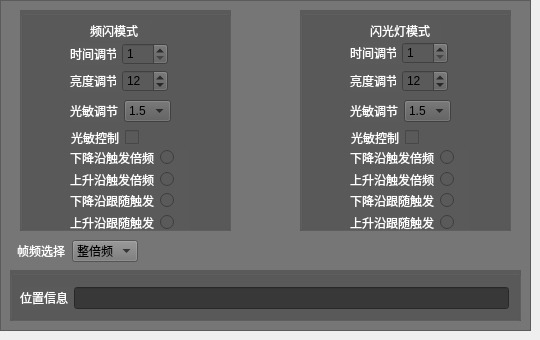
    <widget class="QWidget" name="tab_6">
     <attribute name="title">
      <string>新设备</string>
     </attribute>
     <widget class="QFrame" name="frame_2">
      <property name="geometry">
       <rect>
        <x>0</x>
        <y>0</y>
        <width>531</width>
        <height>331</height>
       </rect>
      </property>
      <property name="styleSheet">
       <string notr="true">background-color: rgb(118, 118, 118);</string>
      </property>
      <property name="frameShape">
       <enum>QFrame::StyledPanel</enum>
      </property>
      <property name="frameShadow">
       <enum>QFrame::Raised</enum>
      </property>
      <widget class="QGroupBox" name="groupBox_4">
       <property name="geometry">
        <rect>
         <x>20</x>
         <y>10</y>
         <width>211</width>
         <height>221</height>
        </rect>
       </property>
       <property name="styleSheet">
        <string notr="true">background-color: rgb(90, 90, 90);</string>
       </property>
       <property name="title">
        <string/>
       </property>
       <widget class="QLabel" name="lblFreq_2">
        <property name="geometry">
         <rect>
          <x>70</x>
          <y>10</y>
          <width>61</width>
          <height>21</height>
         </rect>
        </property>
        <property name="styleSheet">
         <string notr="true">color: rgb(255, 255, 255);</string>
        </property>
        <property name="text">
         <string>频闪模式</string>
        </property>
       </widget>
       <widget class="QWidget" name="layoutWidget">
        <property name="geometry">
         <rect>
          <x>51</x>
          <y>120</y>
          <width>69</width>
          <height>16</height>
         </rect>
        </property>
        <layout class="QHBoxLayout" name="horizontalLayout_11">
         <item>
          <widget class="QLabel" name="label_21">
           <property name="styleSheet">
            <string notr="true">color: rgb(255, 255, 255);</string>
           </property>
           <property name="text">
            <string>光敏控制</string>
           </property>
          </widget>
         </item>
         <item>
          <widget class="QCheckBox" name="chkLightSensitiveFreq">
           <property name="text">
            <string/>
           </property>
          </widget>
         </item>
        </layout>
       </widget>
       <widget class="QWidget" name="layoutWidget">
        <property name="geometry">
         <rect>
          <x>50</x>
          <y>90</y>
          <width>101</width>
          <height>22</height>
         </rect>
        </property>
        <layout class="QHBoxLayout" name="horizontalLayout_10">
         <item>
          <widget class="QLabel" name="label_19">
           <property name="styleSheet">
            <string notr="true">color: rgb(255, 255, 255);</string>
           </property>
           <property name="text">
            <string>光敏调节</string>
           </property>
          </widget>
         </item>
         <item>
          <widget class="QComboBox" name="cbLightSensitiveFreq">
           <item>
            <property name="text">
             <string>1.5</string>
            </property>
           </item>
           <item>
            <property name="text">
             <string>1.6</string>
            </property>
           </item>
           <item>
            <property name="text">
             <string>1.8</string>
            </property>
           </item>
           <item>
            <property name="text">
             <string>2.0</string>
            </property>
           </item>
           <item>
            <property name="text">
             <string>2.2</string>
            </property>
           </item>
           <item>
            <property name="text">
             <string>2.4</string>
            </property>
           </item>
           <item>
            <property name="text">
             <string>2.6</string>
            </property>
           </item>
           <item>
            <property name="text">
             <string>2.8</string>
            </property>
           </item>
           <item>
            <property name="text">
             <string>3.0</string>
            </property>
           </item>
          </widget>
         </item>
        </layout>
       </widget>
       <widget class="QWidget" name="layoutWidget">
        <property name="geometry">
         <rect>
          <x>50</x>
          <y>33</y>
          <width>98</width>
          <height>22</height>
         </rect>
        </property>
        <layout class="QHBoxLayout" name="horizontalLayout_8">
         <item>
          <widget class="QLabel" name="label_13">
           <property name="styleSheet">
            <string notr="true">color: rgb(255, 255, 255);</string>
           </property>
           <property name="text">
            <string>时间调节</string>
           </property>
          </widget>
         </item>
         <item>
          <widget class="QSpinBox" name="spFreqTimeNew">
           <property name="minimum">
            <number>1</number>
           </property>
           <property name="maximum">
            <number>100</number>
           </property>
          </widget>
         </item>
        </layout>
       </widget>
       <widget class="QWidget" name="layoutWidget">
        <property name="geometry">
         <rect>
          <x>50</x>
          <y>60</y>
          <width>98</width>
          <height>22</height>
         </rect>
        </property>
        <layout class="QHBoxLayout" name="horizontalLayout_25">
         <item>
          <widget class="QLabel" name="label_30">
           <property name="styleSheet">
            <string notr="true">color: rgb(255, 255, 255);</string>
           </property>
           <property name="text">
            <string>亮度调节</string>
           </property>
          </widget>
         </item>
         <item>
          <widget class="QSpinBox" name="spLightSensitiveFreq">
           <property name="minimum">
            <number>1</number>
           </property>
           <property name="maximum">
            <number>100</number>
           </property>
           <property name="value">
            <number>12</number>
           </property>
          </widget>
         </item>
        </layout>
       </widget>
       <widget class="QWidget" name="layoutWidget">
        <property name="geometry">
         <rect>
          <x>50</x>
          <y>140</y>
          <width>119</width>
          <height>80</height>
         </rect>
        </property>
        <layout class="QVBoxLayout" name="verticalLayout_5">
         <item>
          <layout class="QHBoxLayout" name="horizontalLayout_17">
           <item>
            <widget class="QLabel" name="label_26">
             <property name="styleSheet">
              <string notr="true">color: rgb(255, 255, 255);</string>
             </property>
             <property name="text">
              <string>下降沿触发倍频</string>
             </property>
            </widget>
           </item>
           <item>
            <widget class="QRadioButton" name="rbSync04">
             <property name="text">
              <string/>
             </property>
            </widget>
           </item>
          </layout>
         </item>
         <item>
          <layout class="QHBoxLayout" name="horizontalLayout_18">
           <item>
            <widget class="QLabel" name="label_25">
             <property name="styleSheet">
              <string notr="true">color: rgb(255, 255, 255);</string>
             </property>
             <property name="text">
              <string>上升沿触发倍频</string>
             </property>
            </widget>
           </item>
           <item>
            <widget class="QRadioButton" name="rbSync05">
             <property name="text">
              <string/>
             </property>
            </widget>
           </item>
          </layout>
         </item>
         <item>
          <layout class="QHBoxLayout" name="horizontalLayout_19">
           <item>
            <widget class="QLabel" name="label_24">
             <property name="styleSheet">
              <string notr="true">color: rgb(255, 255, 255);</string>
             </property>
             <property name="text">
              <string>下降沿跟随触发</string>
             </property>
            </widget>
           </item>
           <item>
            <widget class="QRadioButton" name="rbSync06">
             <property name="text">
              <string/>
             </property>
            </widget>
           </item>
          </layout>
         </item>
         <item>
          <layout class="QHBoxLayout" name="horizontalLayout_24">
           <item>
            <widget class="QLabel" name="label_29">
             <property name="styleSheet">
              <string notr="true">color: rgb(255, 255, 255);</string>
             </property>
             <property name="text">
              <string>上升沿跟随触发</string>
             </property>
            </widget>
           </item>
           <item>
            <widget class="QRadioButton" name="rbSync07">
             <property name="text">
              <string/>
             </property>
            </widget>
           </item>
          </layout>
         </item>
        </layout>
       </widget>
      </widget>
      <widget class="QGroupBox" name="groupBox_5">
       <property name="geometry">
        <rect>
         <x>300</x>
         <y>10</y>
         <width>211</width>
         <height>221</height>
        </rect>
       </property>
       <property name="styleSheet">
        <string notr="true">background-color: rgb(90, 90, 90);</string>
       </property>
       <property name="title">
        <string/>
       </property>
       <widget class="QLabel" name="lblFlash_2">
        <property name="geometry">
         <rect>
          <x>70</x>
          <y>10</y>
          <width>71</width>
          <height>21</height>
         </rect>
        </property>
        <property name="styleSheet">
         <string notr="true">color: rgb(255, 255, 255);</string>
        </property>
        <property name="text">
         <string>闪光灯模式</string>
        </property>
       </widget>
       <widget class="QWidget" name="layoutWidget">
        <property name="geometry">
         <rect>
          <x>50</x>
          <y>32</y>
          <width>98</width>
          <height>22</height>
         </rect>
        </property>
        <layout class="QHBoxLayout" name="horizontalLayout_20">
         <item>
          <widget class="QLabel" name="label_15">
           <property name="styleSheet">
            <string notr="true">color: rgb(255, 255, 255);</string>
           </property>
           <property name="text">
            <string>时间调节</string>
           </property>
          </widget>
         </item>
         <item>
          <widget class="QSpinBox" name="spFlashTimeNew">
           <property name="minimum">
            <number>1</number>
           </property>
           <property name="maximum">
            <number>100</number>
           </property>
          </widget>
         </item>
        </layout>
       </widget>
       <widget class="QWidget" name="layoutWidget">
        <property name="geometry">
         <rect>
          <x>50</x>
          <y>90</y>
          <width>101</width>
          <height>22</height>
         </rect>
        </property>
        <layout class="QHBoxLayout" name="horizontalLayout_22">
         <item>
          <widget class="QLabel" name="label_20">
           <property name="styleSheet">
            <string notr="true">color: rgb(255, 255, 255);</string>
           </property>
           <property name="text">
            <string>光敏调节</string>
           </property>
          </widget>
         </item>
         <item>
          <widget class="QComboBox" name="cbLightSensitiveFlash">
           <item>
            <property name="text">
             <string>1.5</string>
            </property>
           </item>
           <item>
            <property name="text">
             <string>1.6</string>
            </property>
           </item>
           <item>
            <property name="text">
             <string>1.8</string>
            </property>
           </item>
           <item>
            <property name="text">
             <string>2.0</string>
            </property>
           </item>
           <item>
            <property name="text">
             <string>2.2</string>
            </property>
           </item>
           <item>
            <property name="text">
             <string>2.4</string>
            </property>
           </item>
           <item>
            <property name="text">
             <string>2.6</string>
            </property>
           </item>
           <item>
            <property name="text">
             <string>2.8</string>
            </property>
           </item>
           <item>
            <property name="text">
             <string>3.0</string>
            </property>
           </item>
          </widget>
         </item>
        </layout>
       </widget>
       <widget class="QWidget" name="layoutWidget">
        <property name="geometry">
         <rect>
          <x>51</x>
          <y>120</y>
          <width>69</width>
          <height>16</height>
         </rect>
        </property>
        <layout class="QHBoxLayout" name="horizontalLayout_16">
         <item>
          <widget class="QLabel" name="label_27">
           <property name="styleSheet">
            <string notr="true">color: rgb(255, 255, 255);</string>
           </property>
           <property name="text">
            <string>光敏控制</string>
           </property>
          </widget>
         </item>
         <item>
          <widget class="QCheckBox" name="chkLightSensitiveFlash">
           <property name="text">
            <string/>
           </property>
          </widget>
         </item>
        </layout>
       </widget>
       <widget class="QWidget" name="layoutWidget">
        <property name="geometry">
         <rect>
          <x>50</x>
          <y>60</y>
          <width>98</width>
          <height>22</height>
         </rect>
        </property>
        <layout class="QHBoxLayout" name="horizontalLayout_27">
         <item>
          <widget class="QLabel" name="label_32">
           <property name="styleSheet">
            <string notr="true">color: rgb(255, 255, 255);</string>
           </property>
           <property name="text">
            <string>亮度调节</string>
           </property>
          </widget>
         </item>
         <item>
          <widget class="QSpinBox" name="spLightSensitiveFlash">
           <property name="minimum">
            <number>1</number>
           </property>
           <property name="maximum">
            <number>100</number>
           </property>
           <property name="value">
            <number>12</number>
           </property>
          </widget>
         </item>
        </layout>
       </widget>
       <widget class="QWidget" name="layoutWidget">
        <property name="geometry">
         <rect>
          <x>50</x>
          <y>140</y>
          <width>119</width>
          <height>80</height>
         </rect>
        </property>
        <layout class="QVBoxLayout" name="verticalLayout_6">
         <item>
          <layout class="QHBoxLayout" name="horizontalLayout_12">
           <item>
            <widget class="QLabel" name="label_17">
             <property name="styleSheet">
              <string notr="true">color: rgb(255, 255, 255);</string>
             </property>
             <property name="text">
              <string>下降沿触发倍频</string>
             </property>
            </widget>
           </item>
           <item>
            <widget class="QRadioButton" name="rbSync08">
             <property name="text">
              <string/>
             </property>
            </widget>
           </item>
          </layout>
         </item>
         <item>
          <layout class="QHBoxLayout" name="horizontalLayout_13">
           <item>
            <widget class="QLabel" name="label_22">
             <property name="styleSheet">
              <string notr="true">color: rgb(255, 255, 255);</string>
             </property>
             <property name="text">
              <string>上升沿触发倍频</string>
             </property>
            </widget>
           </item>
           <item>
            <widget class="QRadioButton" name="rbSync09">
             <property name="text">
              <string/>
             </property>
            </widget>
           </item>
          </layout>
         </item>
         <item>
          <layout class="QHBoxLayout" name="horizontalLayout_15">
           <item>
            <widget class="QLabel" name="label_23">
             <property name="styleSheet">
              <string notr="true">color: rgb(255, 255, 255);</string>
             </property>
             <property name="text">
              <string>下降沿跟随触发</string>
             </property>
            </widget>
           </item>
           <item>
            <widget class="QRadioButton" name="rbSync10">
             <property name="text">
              <string/>
             </property>
            </widget>
           </item>
          </layout>
         </item>
         <item>
          <layout class="QHBoxLayout" name="horizontalLayout_23">
           <item>
            <widget class="QLabel" name="label_28">
             <property name="styleSheet">
              <string notr="true">color: rgb(255, 255, 255);</string>
             </property>
             <property name="text">
              <string>上升沿跟随触发</string>
             </property>
            </widget>
           </item>
           <item>
            <widget class="QRadioButton" name="rbSync11">
             <property name="text">
              <string/>
             </property>
            </widget>
           </item>
          </layout>
         </item>
        </layout>
       </widget>
       <zorder>layoutWidget</zorder>
       <zorder>layoutWidget</zorder>
       <zorder>layoutWidget</zorder>
       <zorder>layoutWidget</zorder>
       <zorder>layoutWidget</zorder>
       <zorder>lblFlash_2</zorder>
      </widget>
      <widget class="QGroupBox" name="groupBox_6">
       <property name="geometry">
        <rect>
         <x>10</x>
         <y>270</y>
         <width>511</width>
         <height>51</height>
        </rect>
       </property>
       <property name="styleSheet">
        <string notr="true">background-color: rgb(90, 90, 90);</string>
       </property>
       <property name="title">
        <string/>
       </property>
       <widget class="QWidget" name="layoutWidget">
        <property name="geometry">
         <rect>
          <x>10</x>
          <y>17</y>
          <width>489</width>
          <height>22</height>
         </rect>
        </property>
        <layout class="QHBoxLayout" name="horizontalLayout_14">
         <item>
          <widget class="QLabel" name="label_18">
           <property name="styleSheet">
            <string notr="true">color: rgb(255, 255, 255);</string>
           </property>
           <property name="text">
            <string>位置信息</string>
           </property>
          </widget>
         </item>
         <item>
          <widget class="QLineEdit" name="edtLocationNew">
           <property name="styleSheet">
            <string notr="true">background-color: rgb(56, 56, 56);
color: rgb(255, 255, 255);</string>
           </property>
           <property name="text">
            <string/>
           </property>
          </widget>
         </item>
        </layout>
       </widget>
      </widget>
      <widget class="QWidget" name="layoutWidget">
       <property name="geometry">
        <rect>
         <x>17</x>
         <y>240</y>
         <width>121</width>
         <height>22</height>
        </rect>
       </property>
       <layout class="QHBoxLayout" name="horizontalLayout_26">
        <item>
         <widget class="QLabel" name="label_31">
          <property name="styleSheet">
           <string notr="true">color: rgb(255, 255, 255);</string>
          </property>
          <property name="text">
           <string>帧频选择</string>
          </property>
         </widget>
        </item>
        <item>
         <widget class="QComboBox" name="cbLightFrameFreq">
          <item>
           <property name="text">
            <string>整倍频</string>
           </property>
          </item>
          <item>
           <property name="text">
            <string>半倍频</string>
           </property>
          </item>
          <item>
           <property name="text">
            <string>14.5帧</string>
           </property>
          </item>
         </widget>
        </item>
       </layout>
      </widget>
      <widget class="QWidget" name="layoutWidget">
       <property name="geometry">
        <rect>
         <x>-160</x>
         <y>240</y>
         <width>118</width>
         <height>22</height>
        </rect>
       </property>
       <layout class="QHBoxLayout" name="horizontalLayout_9">
        <item>
         <widget class="QLabel" name="label_14">
          <property name="styleSheet">
           <string notr="true">color: rgb(255, 255, 255);</string>
          </property>
          <property name="text">
           <string>亮度调节</string>
          </property>
         </widget>
        </item>
        <item>
         <widget class="QSpinBox" name="spFreqLightNew">
          <property name="minimum">
           <number>1</number>
          </property>
          <property name="maximum">
           <number>100</number>
          </property>
         </widget>
        </item>
       </layout>
      </widget>
      <widget class="QWidget" name="layoutWidget">
       <property name="geometry">
        <rect>
         <x>550</x>
         <y>240</y>
         <width>118</width>
         <height>22</height>
        </rect>
       </property>
       <layout class="QHBoxLayout" name="horizontalLayout_21">
        <item>
         <widget class="QLabel" name="label_16">
          <property name="styleSheet">
           <string notr="true">color: rgb(255, 255, 255);</string>
          </property>
          <property name="text">
           <string>亮度调节</string>
          </property>
         </widget>
        </item>
        <item>
         <widget class="QSpinBox" name="spFlashLightNew">
          <property name="minimum">
           <number>1</number>
          </property>
          <property name="maximum">
           <number>100</number>
          </property>
         </widget>
        </item>
       </layout>
      </widget>
      <zorder>groupBox_5</zorder>
      <zorder>groupBox_6</zorder>
      <zorder>layoutWidget</zorder>
      <zorder>layoutWidget</zorder>
      <zorder>layoutWidget</zorder>
      <zorder>groupBox_4</zorder>
     </widget>
    </widget>
